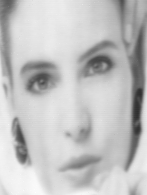
#> input picture Images/coco.bmp, 147 x 195 px, found by its file name
$ python Q2.py
#> lines starting #> are read from the running program, lines starting #| are printed output that depends on the picture
#Transposer sous Python l'algorithme d'axe median. Test sur autres images binaires

import os
import numpy as np
import matplotlib.pyplot as plt
from scipy import ndimage

#Lecture de l'image
coco = os.path.dirname(os.path.dirname(os.path.abspath(__file__)))+"\\Images\\coco.bmp"
img = plt.imread(coco)
#> img is the input picture: shape (195, 147); min 46, max 254, mean 193.2

#Affichage de l'image
plt.imshow(img, cmap='gray')
plt.show()

#Calcul de l'axe median
def median_axis(img):
    #Calcul de la distance de chaque pixel à l'origine
    dist = np.zeros(img.shape)
    for i in range(img.shape[0]):
        for j in range(img.shape[1]):
            dist[i,j] = np.sqrt(i**2+j**2)
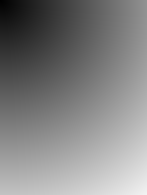
#> dist: shape (195, 147) float64; min 0, max 242.8, mean 131
    #Calcul de l'axe median
    axis = np.zeros(img.shape)
    for i in range(img.shape[0]):
        for j in range(img.shape[1]):
            if img[i,j] == 1:
                axis[i,j] = dist[i,j]
#> axis: shape (195, 147) float64; every value is 0
    return axis

#Calcul de l'axe median
axis = median_axis(img)

#Affichage de l'axe median
plt.imshow(axis, cmap='gray')
plt.show()

$ run again, with Images/boat.bmp copied over Images/coco.bmp
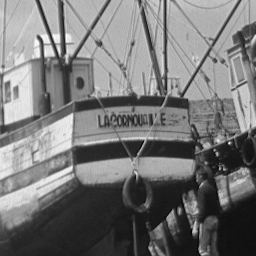
#> input picture Images/boat.bmp, 256 x 256 px, found by its file name
#> img is the input picture: shape (256, 256); min 4, max 255, mean 118.4
#> after the loop in median_axis, `for i in range(img.shape[0]):`:
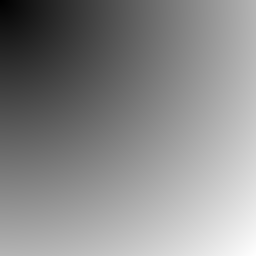
#> dist: shape (256, 256) float64; min 0, max 360.6, mean 195.2; drawn with min black and max white
